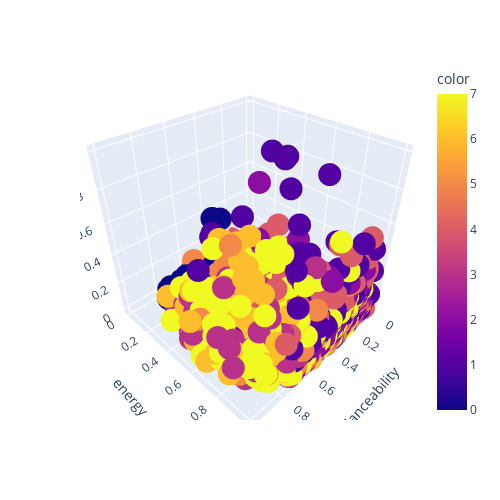

Notebook code cell kept with this figure:
### Code cell
fig_scaled = px.scatter_3d(num_features_scaled,
                           x = 'danceability',
                           y = 'energy',
                           z = 'speechiness',
                           color = labels_kmeans_pca,
                          width=500, height=500)
fig_scaled.show()

### Figure 1 — Plotly figure (JSON) as saved in the notebook; plotly's stock layout.template omitted (floating-point values rounded to 4 significant figures; data arrays with more than 128 entries replaced by an {"elided": "..."} marker saying what was removed)
{"data": [{"hovertemplate": "danceability=%{x}<br>energy=%{y}<br>speechiness=%{z}<br>color=%{marker.color}<extra></extra>", "legendgroup": "", "marker": {"color": {"elided": "8890 int values"}, "coloraxis": "coloraxis", "symbol": "circle"}, "mode": "markers", "name": "", "scene": "scene", "showlegend": false, "type": "scatter3d", "x": {"elided": "8890 float values"}, "y": {"elided": "8890 float values"}, "z": {"elided": "8890 float values"}}], "layout": {"coloraxis": {"colorbar": {"title": {"text": "color"}}, "colorscale": [[0, "#0d0887"], [0.1111, "#46039f"], [0.2222, "#7201a8"], [0.3333, "#9c179e"], [0.4444, "#bd3786"], [0.5556, "#d8576b"], [0.6667, "#ed7953"], [0.7778, "#fb9f3a"], [0.8889, "#fdca26"], [1, "#f0f921"]]}, "height": 500, "legend": {"tracegroupgap": 0}, "margin": {"t": 60}, "scene": {"domain": {"x": [0, 1], "y": [0, 1]}, "xaxis": {"title": {"text": "danceability"}}, "yaxis": {"title": {"text": "energy"}}, "zaxis": {"title": {"text": "speechiness"}}}, "width": 500}}
